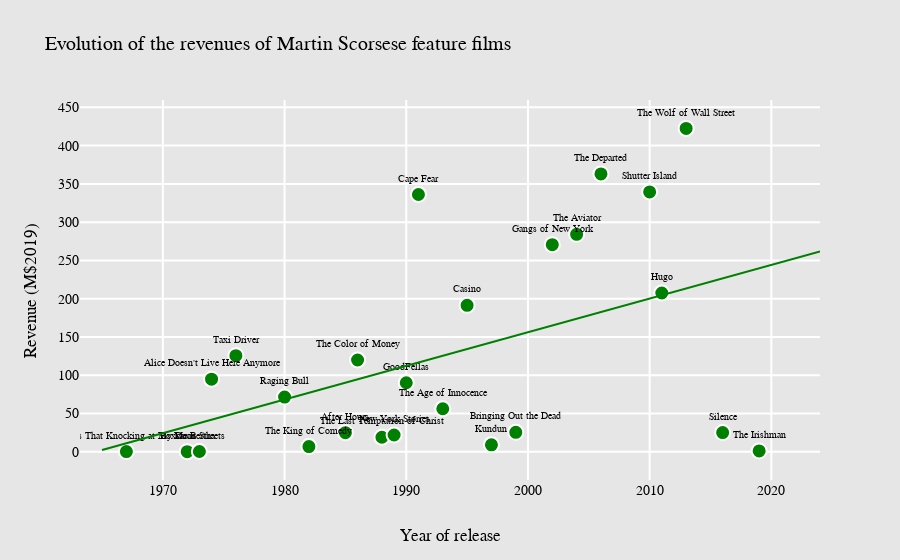

The cell this chart's notebook holds for it:
### Markdown cell above
## Revenues over time.

### Code cell
fig = go.Figure()

fig.add_trace(go.Scatter(
    x=scorsese_features['year'], 
    y=scorsese_features['revenue_imdb_adj'],
    mode='markers+text',
    marker_color='green',
    marker_size=15,
    marker_line_width=2,
    marker_line_color='white',
    text=scorsese_features['title'],
    textposition="top center",
    textfont={'size':10},
    hovertemplate = '<br>Year: %{x}'+ '<br>Revenue (M$2019): %{y}' +
                    '<br>Title: %{text}' + '<extra></extra>',
    ))

# Add the linear fit.
fig.add_trace(go.Scatter(
    x=x_year,
    y=fit_revenue_year,
    marker_color='green',
    mode='lines'
    ))

fig.update_layout(
    font={'color':'black', 'family':'Courier New', 'size':14},
    title='Evolution of the revenues of Martin Scorsese feature films',
    title_font_size=20,
    xaxis={
        'title':'Year of release',
        'gridcolor':'white',
        'gridwidth':2,
    },
    yaxis={
        'title':'Revenue (M$2019)',
        'gridcolor':'white',
        'gridwidth':2,
    },
    showlegend=False,
    paper_bgcolor='rgb(230, 230, 230)',
    plot_bgcolor='rgb(230, 230, 230)',
)
fig.show()

### Figure 1 — Plotly figure (JSON) as saved in the notebook; plotly's stock layout.template omitted (floating-point values rounded to 4 significant figures)
{"data": [{"hovertemplate": "<br>Year: %{x}<br>Revenue (M$2019): %{y}<br>Title: %{text}<extra></extra>", "marker": {"color": "green", "line": {"color": "white", "width": 2}, "size": 15}, "mode": "markers+text", "text": ["Who's That Knocking at My Door", "Boxcar Bertha", "Mean Streets", "Alice Doesn't Live Here Anymore", "Taxi Driver", "Raging Bull", "The King of Comedy", "After Hours", "The Color of Money", "The Last Temptation of Christ", "New York Stories", "GoodFellas", "Cape Fear", "The Age of Innocence", "Casino", "Kundun", "Bringing Out the Dead", "Gangs of New York", "The Aviator", "The Departed", "Shutter Island", "Hugo", "The Wolf of Wall Street", "Silence", "The Irishman"], "textfont": {"size": 10}, "textposition": "top center", "type": "scatter", "x": [1967, 1972, 1973, 1974, 1976, 1980, 1982, 1985, 1986, 1988, 1989, 1990, 1991, 1993, 1995, 1997, 1999, 2002, 2004, 2006, 2010, 2011, 2013, 2016, 2019], "y": [0.1209, 0.03871, 0.2326, 94.74, 125.5, 71.32, 6.6, 24.76, 119.8, 18.82, 21.8, 90.07, 336.1, 56.05, 191.3, 8.894, 25.32, 270.5, 284.1, 363.0, 339.5, 207.4, 422.5, 24.94, 0.9689]}, {"marker": {"color": "green"}, "mode": "lines", "type": "scatter", "x": [1965, 1966, 1967, 1968, 1969, 1970, 1971, 1972, 1973, 1974, 1975, 1976, 1977, 1978, 1979, 1980, 1981, 1982, 1983, 1984, 1985, 1986, 1987, 1988, 1989, 1990, 1991, 1992, 1993, 1994, 1995, 1996, 1997, 1998, 1999, 2000, 2001, 2002, 2003, 2004, 2005, 2006, 2007, 2008, 2009, 2010, 2011, 2012, 2013, 2014, 2015, 2016, 2017, 2018, 2019, 2020, 2021, 2022, 2023, 2024], "y": [2.237, 6.636, 11.04, 15.43, 19.83, 24.23, 28.63, 33.03, 37.43, 41.83, 46.23, 50.63, 55.02, 59.42, 63.82, 68.22, 72.62, 77.02, 81.42, 85.82, 90.22, 94.62, 99.01, 103.4, 107.8, 112.2, 116.6, 121.0, 125.4, 129.8, 134.2, 138.6, 143.0, 147.4, 151.8, 156.2, 160.6, 165.0, 169.4, 173.8, 178.2, 182.6, 187.0, 191.4, 195.8, 200.2, 204.6, 209.0, 213.4, 217.8, 222.2, 226.6, 231.0, 235.4, 239.8, 244.2, 248.6, 253.0, 257.4, 261.8]}], "layout": {"font": {"color": "black", "family": "Courier New", "size": 14}, "paper_bgcolor": "rgb(230, 230, 230)", "plot_bgcolor": "rgb(230, 230, 230)", "showlegend": false, "title": {"font": {"size": 20}, "text": "Evolution of the revenues of Martin Scorsese feature films"}, "xaxis": {"gridcolor": "white", "gridwidth": 2, "title": {"text": "Year of release"}}, "yaxis": {"gridcolor": "white", "gridwidth": 2, "title": {"text": "Revenue (M$2019)"}}}}
